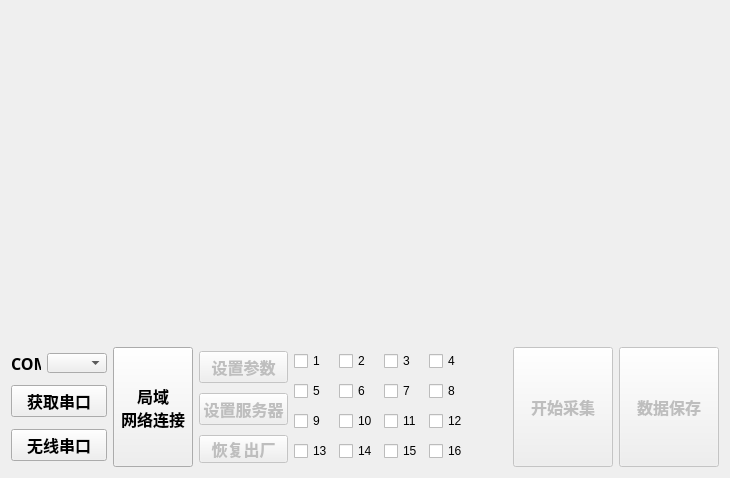
<?xml version="1.0" encoding="UTF-8"?>
<ui version="4.0">
 <class>MainWindow</class>
 <widget class="QMainWindow" name="MainWindow">
  <property name="geometry">
   <rect>
    <x>0</x>
    <y>0</y>
    <width>730</width>
    <height>478</height>
   </rect>
  </property>
  <property name="windowTitle">
   <string>MainWindow</string>
  </property>
  <widget class="QWidget" name="centralWidget">
   <layout class="QGridLayout" name="gridLayout_3">
    <item row="1" column="1">
     <layout class="QVBoxLayout" name="verticalLayout">
      <item>
       <widget class="QPushButton" name="pushButton_SocketConnect">
        <property name="sizePolicy">
         <sizepolicy hsizetype="Minimum" vsizetype="Preferred">
          <horstretch>0</horstretch>
          <verstretch>0</verstretch>
         </sizepolicy>
        </property>
        <property name="font">
         <font>
          <family>Agency FB</family>
          <pointsize>12</pointsize>
          <weight>75</weight>
          <bold>true</bold>
         </font>
        </property>
        <property name="text">
         <string>局域 
网络连接</string>
        </property>
       </widget>
      </item>
     </layout>
    </item>
    <item row="1" column="0">
     <layout class="QVBoxLayout" name="verticalLayout_2">
      <item>
       <layout class="QHBoxLayout" name="horizontalLayout">
        <item>
         <widget class="QLabel" name="label">
          <property name="maximumSize">
           <size>
            <width>30</width>
            <height>20</height>
           </size>
          </property>
          <property name="font">
           <font>
            <family>Agency FB</family>
            <pointsize>12</pointsize>
            <weight>75</weight>
            <bold>true</bold>
           </font>
          </property>
          <property name="text">
           <string>COM</string>
          </property>
         </widget>
        </item>
        <item>
         <widget class="QComboBox" name="Port">
          <property name="maximumSize">
           <size>
            <width>60</width>
            <height>20</height>
           </size>
          </property>
         </widget>
        </item>
       </layout>
      </item>
      <item>
       <layout class="QHBoxLayout" name="horizontalLayout_10">
        <item>
         <widget class="QPushButton" name="pushButton_GetCOM">
          <property name="font">
           <font>
            <family>Agency FB</family>
            <pointsize>12</pointsize>
            <weight>75</weight>
            <bold>true</bold>
           </font>
          </property>
          <property name="text">
           <string>获取串口</string>
          </property>
         </widget>
        </item>
       </layout>
      </item>
      <item>
       <layout class="QHBoxLayout" name="horizontalLayout_11">
        <item>
         <widget class="QPushButton" name="pushButton_wireless">
          <property name="font">
           <font>
            <family>Agency FB</family>
            <pointsize>12</pointsize>
            <weight>75</weight>
            <bold>true</bold>
           </font>
          </property>
          <property name="text">
           <string>无线串口</string>
          </property>
         </widget>
        </item>
       </layout>
      </item>
     </layout>
    </item>
    <item row="1" column="7">
     <layout class="QHBoxLayout" name="horizontalLayout_2">
      <item>
       <widget class="QPushButton" name="pushButton_SaveData">
        <property name="enabled">
         <bool>false</bool>
        </property>
        <property name="minimumSize">
         <size>
          <width>100</width>
          <height>120</height>
         </size>
        </property>
        <property name="maximumSize">
         <size>
          <width>100</width>
          <height>200</height>
         </size>
        </property>
        <property name="font">
         <font>
          <family>Agency FB</family>
          <pointsize>12</pointsize>
          <weight>75</weight>
          <bold>true</bold>
         </font>
        </property>
        <property name="text">
         <string>数据保存</string>
        </property>
       </widget>
      </item>
     </layout>
    </item>
    <item row="1" column="6">
     <layout class="QHBoxLayout" name="horizontalLayout_17">
      <item>
       <widget class="QPushButton" name="pushButton_StartCollect">
        <property name="enabled">
         <bool>false</bool>
        </property>
        <property name="minimumSize">
         <size>
          <width>100</width>
          <height>120</height>
         </size>
        </property>
        <property name="maximumSize">
         <size>
          <width>100</width>
          <height>200</height>
         </size>
        </property>
        <property name="font">
         <font>
          <family>Agency FB</family>
          <pointsize>12</pointsize>
          <weight>75</weight>
          <bold>true</bold>
         </font>
        </property>
        <property name="text">
         <string>开始采集</string>
        </property>
       </widget>
      </item>
     </layout>
    </item>
    <item row="0" column="0" colspan="8">
     <layout class="QGridLayout" name="gridLayout">
      <item row="0" column="1">
       <widget class="QCustomPlot" name="widget" native="true">
        <property name="enabled">
         <bool>false</bool>
        </property>
        <property name="sizePolicy">
         <sizepolicy hsizetype="Expanding" vsizetype="Expanding">
          <horstretch>0</horstretch>
          <verstretch>0</verstretch>
         </sizepolicy>
        </property>
       </widget>
      </item>
      <item row="0" column="2">
       <widget class="QCustomPlot" name="widget_2" native="true">
        <property name="enabled">
         <bool>false</bool>
        </property>
        <property name="sizePolicy">
         <sizepolicy hsizetype="Expanding" vsizetype="Expanding">
          <horstretch>0</horstretch>
          <verstretch>0</verstretch>
         </sizepolicy>
        </property>
       </widget>
      </item>
      <item row="1" column="1">
       <widget class="QCustomPlot" name="widget_3" native="true">
        <property name="enabled">
         <bool>false</bool>
        </property>
        <property name="sizePolicy">
         <sizepolicy hsizetype="Expanding" vsizetype="Expanding">
          <horstretch>0</horstretch>
          <verstretch>0</verstretch>
         </sizepolicy>
        </property>
       </widget>
      </item>
      <item row="1" column="2">
       <widget class="QCustomPlot" name="widget_4" native="true">
        <property name="enabled">
         <bool>false</bool>
        </property>
        <property name="sizePolicy">
         <sizepolicy hsizetype="Expanding" vsizetype="Expanding">
          <horstretch>0</horstretch>
          <verstretch>0</verstretch>
         </sizepolicy>
        </property>
       </widget>
      </item>
     </layout>
    </item>
    <item row="1" column="2">
     <layout class="QVBoxLayout" name="verticalLayout_5">
      <item>
       <widget class="QPushButton" name="pushButton_SetParam">
        <property name="enabled">
         <bool>false</bool>
        </property>
        <property name="font">
         <font>
          <family>Agency FB</family>
          <pointsize>12</pointsize>
          <weight>75</weight>
          <bold>true</bold>
         </font>
        </property>
        <property name="text">
         <string>设置参数</string>
        </property>
       </widget>
      </item>
      <item>
       <widget class="QPushButton" name="pushButton_SetServer">
        <property name="enabled">
         <bool>false</bool>
        </property>
        <property name="font">
         <font>
          <family>Agency FB</family>
          <pointsize>12</pointsize>
          <weight>75</weight>
          <bold>true</bold>
         </font>
        </property>
        <property name="text">
         <string>设置服务器</string>
        </property>
       </widget>
      </item>
      <item>
       <widget class="QPushButton" name="pushButton_Reset_2">
        <property name="enabled">
         <bool>false</bool>
        </property>
        <property name="maximumSize">
         <size>
          <width>93</width>
          <height>28</height>
         </size>
        </property>
        <property name="font">
         <font>
          <family>Agency FB</family>
          <pointsize>12</pointsize>
          <weight>75</weight>
          <bold>true</bold>
         </font>
        </property>
        <property name="text">
         <string>恢复出厂</string>
        </property>
       </widget>
      </item>
     </layout>
    </item>
    <item row="1" column="3" colspan="2">
     <layout class="QGridLayout" name="gridLayout_2">
      <item row="0" column="0">
       <widget class="QCheckBox" name="checkBox_1">
        <property name="text">
         <string>1</string>
        </property>
       </widget>
      </item>
      <item row="0" column="2">
       <widget class="QCheckBox" name="checkBox_3">
        <property name="text">
         <string>3</string>
        </property>
       </widget>
      </item>
      <item row="2" column="1">
       <widget class="QCheckBox" name="checkBox_10">
        <property name="text">
         <string>10</string>
        </property>
       </widget>
      </item>
      <item row="0" column="3">
       <widget class="QCheckBox" name="checkBox_4">
        <property name="text">
         <string>4</string>
        </property>
       </widget>
      </item>
      <item row="1" column="2">
       <widget class="QCheckBox" name="checkBox_7">
        <property name="text">
         <string>7</string>
        </property>
       </widget>
      </item>
      <item row="1" column="3">
       <widget class="QCheckBox" name="checkBox_8">
        <property name="text">
         <string>8</string>
        </property>
       </widget>
      </item>
      <item row="3" column="2">
       <widget class="QCheckBox" name="checkBox_15">
        <property name="text">
         <string>15</string>
        </property>
       </widget>
      </item>
      <item row="3" column="3">
       <widget class="QCheckBox" name="checkBox_16">
        <property name="text">
         <string>16</string>
        </property>
       </widget>
      </item>
      <item row="2" column="2">
       <widget class="QCheckBox" name="checkBox_11">
        <property name="text">
         <string>11</string>
        </property>
       </widget>
      </item>
      <item row="2" column="3">
       <widget class="QCheckBox" name="checkBox_12">
        <property name="text">
         <string>12</string>
        </property>
       </widget>
      </item>
      <item row="3" column="1">
       <widget class="QCheckBox" name="checkBox_14">
        <property name="text">
         <string>14</string>
        </property>
       </widget>
      </item>
      <item row="0" column="1">
       <widget class="QCheckBox" name="checkBox_2">
        <property name="text">
         <string>2</string>
        </property>
       </widget>
      </item>
      <item row="1" column="0">
       <widget class="QCheckBox" name="checkBox_5">
        <property name="text">
         <string>5</string>
        </property>
       </widget>
      </item>
      <item row="2" column="0">
       <widget class="QCheckBox" name="checkBox_9">
        <property name="text">
         <string>9</string>
        </property>
       </widget>
      </item>
      <item row="3" column="0">
       <widget class="QCheckBox" name="checkBox_13">
        <property name="text">
         <string>13</string>
        </property>
       </widget>
      </item>
      <item row="1" column="1">
       <widget class="QCheckBox" name="checkBox_6">
        <property name="text">
         <string>6</string>
        </property>
       </widget>
      </item>
     </layout>
    </item>
    <item row="1" column="5">
     <spacer name="horizontalSpacer">
      <property name="orientation">
       <enum>Qt::Horizontal</enum>
      </property>
      <property name="sizeHint" stdset="0">
       <size>
        <width>40</width>
        <height>20</height>
       </size>
      </property>
     </spacer>
    </item>
   </layout>
   <zorder></zorder>
   <zorder>verticalLayoutWidget</zorder>
   <zorder>horizontalSpacer</zorder>
  </widget>
 </widget>
 <layoutdefault spacing="6" margin="11"/>
 <customwidgets>
  <customwidget>
   <class>QCustomPlot</class>
   <extends>QWidget</extends>
   <header location="global">qcustomplot.h</header>
   <container>1</container>
  </customwidget>
 </customwidgets>
 <resources/>
 <connections/>
</ui>
